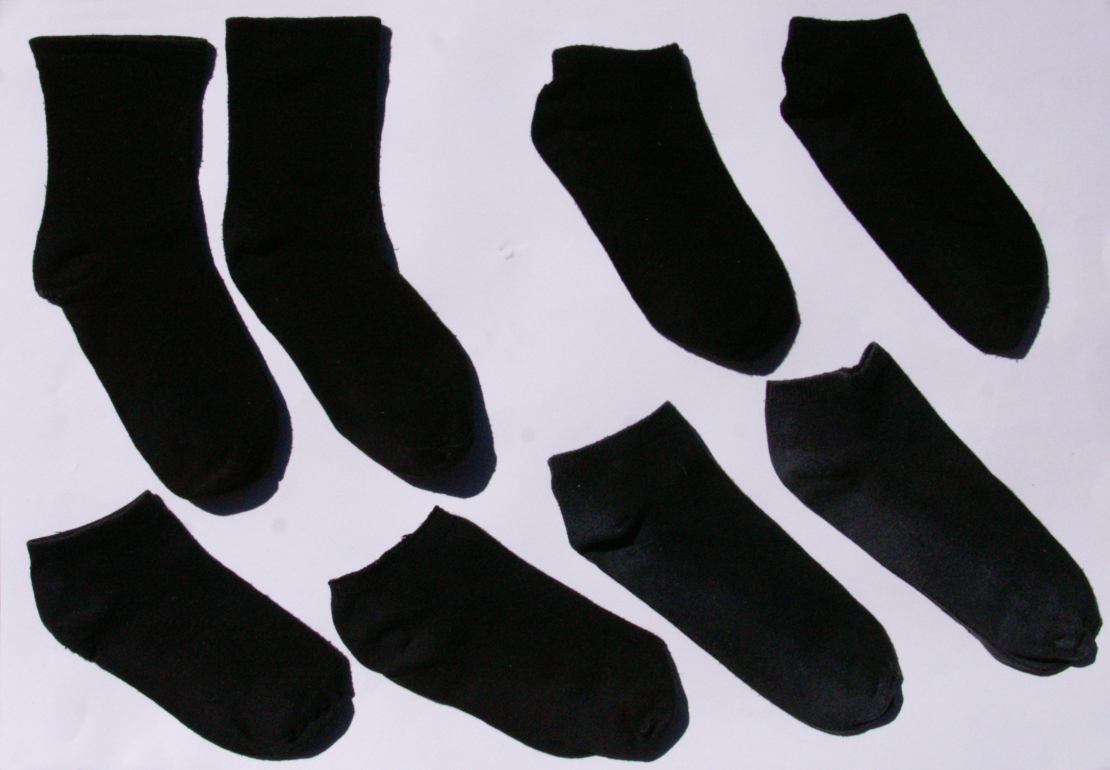
#> input picture sock-project/data/cam/0.JPG, 2219 x 1539 px, found by its file name (shown at 1/2 size)
$ jupyter execute socks.ipynb
#> lines starting #> are read from the running program, lines starting #| are printed output that depends on the picture; after the words box and inside, x2 and y2 are one past the last pixel; in counts of white or black regions, pixels touching at a corner belong together
[cell 1]
import cv2 as cv
import numpy as np
from matplotlib import pyplot as plt
from matplotlib import cm

[cell 2]
image_s = 'data/cam/0.jpg'
original = cv.imread(image_s)
#> original is the input picture: shape (1539, 2219, 3); mean B, G, R 109.8, 104.1, 105.3
#original = cv.imread('data/cam/3.jpg')

gray = cv.imread(image_s, cv.IMREAD_GRAYSCALE)
#gray = cv2.cvtColor(imgage_s, cv2.COLOR_BGR2GRAY)

[cell 3]
#Gaussian and median blur
gau = cv.GaussianBlur(gray, (5, 5), 0)
median= cv.medianBlur(gray,5)

titles = ['Original', 'Grayscale', 'Gaussian blur', 'Median blur']
arr_img = [original, gray, gau, median]

plt.figure(figsize=(8,8))
for i in range(4):
    plt.subplot(2,2,i+1)
    plt.imshow(arr_img[i],'gray')
    plt.title(titles[i])
    plt.xticks([])
    plt.yticks([])
plt.show()

Denoising - divison normalizaton

[cell 4]
#blur - division normalization
blur = cv.GaussianBlur(gray, (0,0),sigmaX=35,sigmaY=35) #,

divide = cv.divide(gray,blur,scale=255)

th_divide = cv.threshold(gau,85, 255,cv.THRESH_BINARY)[1]
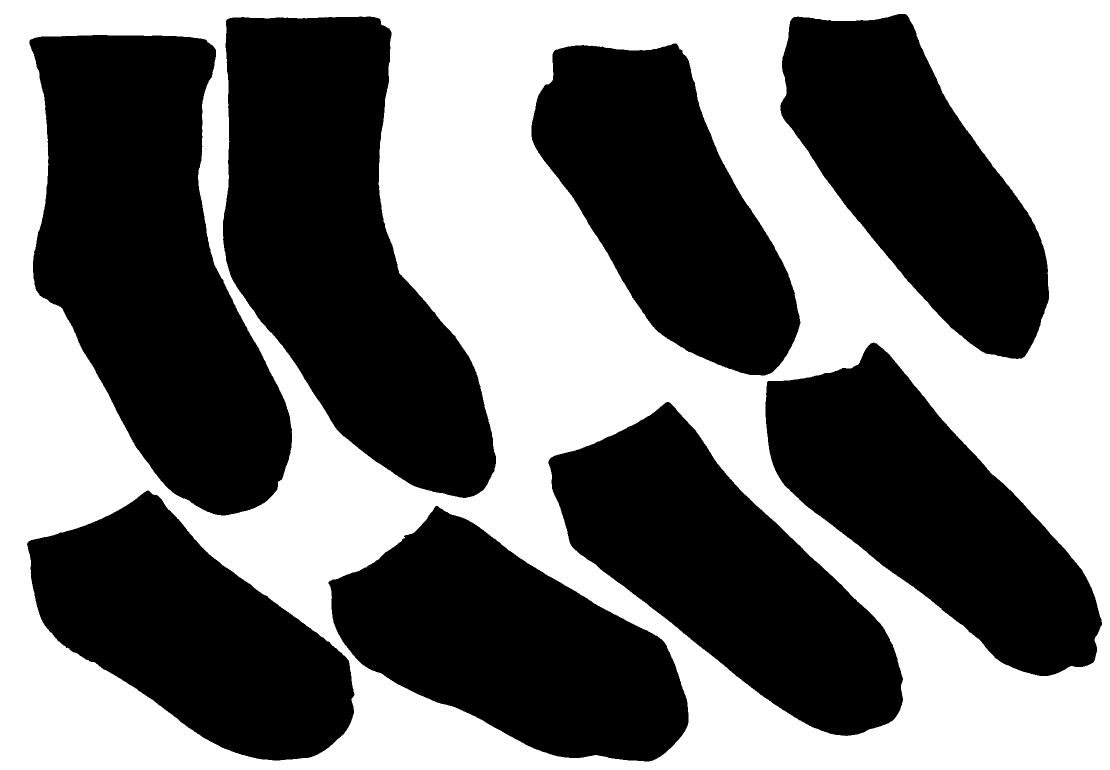
#> th_divide: shape (1539, 2219) (shown at 1/2 size); 45.9% white; 1 white region, box (x1, y1, x2, y2) and area: (0, 0, 2219, 1539) 1568595
_, th1_divide = cv.threshold(gau, 0, 255, cv.THRESH_BINARY+cv.THRESH_OTSU)
#> th1_divide: shape (1539, 2219); 45.6% white; 1 white region, box (x1, y1, x2, y2) and area: (0, 0, 2219, 1539) 1556858

#apply moprhology
kernel = cv.getStructuringElement(cv.MORPH_RECT, (5,5))
morph = cv.morphologyEx(th_divide, cv.MORPH_CLOSE, kernel)
#> morph: shape (1539, 2219); 45.9% white; 1 white region, box (x1, y1, x2, y2) and area: (0, 0, 2219, 1539) 1568709

[cell 5]
plt.figure(figsize=(5,5))
plt.imshow(morph, 'gray')

inverted_mask = cv.bitwise_not(morph)
plt.figure(figsize=(5,5))
plt.imshow(inverted_mask, 'gray')

[cell 6]
roi = cv.bitwise_and(original, original, mask=inverted_mask)
plt.imshow(roi)

Thresholding

[cell 7]
# Threshold the blurred image to get a binary image
_, th1 = cv.threshold(gau, 95, 255, cv.THRESH_BINARY)
#> th1: shape (1539, 2219); 45.8% white; 1 white region, box (x1, y1, x2, y2) and area: (0, 0, 2219, 1539) 1564181
th2 = cv.adaptiveThreshold(gau,255,cv.ADAPTIVE_THRESH_MEAN_C, cv.THRESH_BINARY, 11,2)
#> th2: shape (1539, 2219); 88.1% white; 24996 black regions (22054 under 20 px), largest, box (x1, y1, x2, y2) and area: (444, 33, 994, 997) 25345, (57, 69, 586, 1032) 24908, (1529, 683, 2205, 1353) 22531
th3 = cv.adaptiveThreshold(median, 255,cv.ADAPTIVE_THRESH_GAUSSIAN_C, cv.THRESH_BINARY, 11,2)
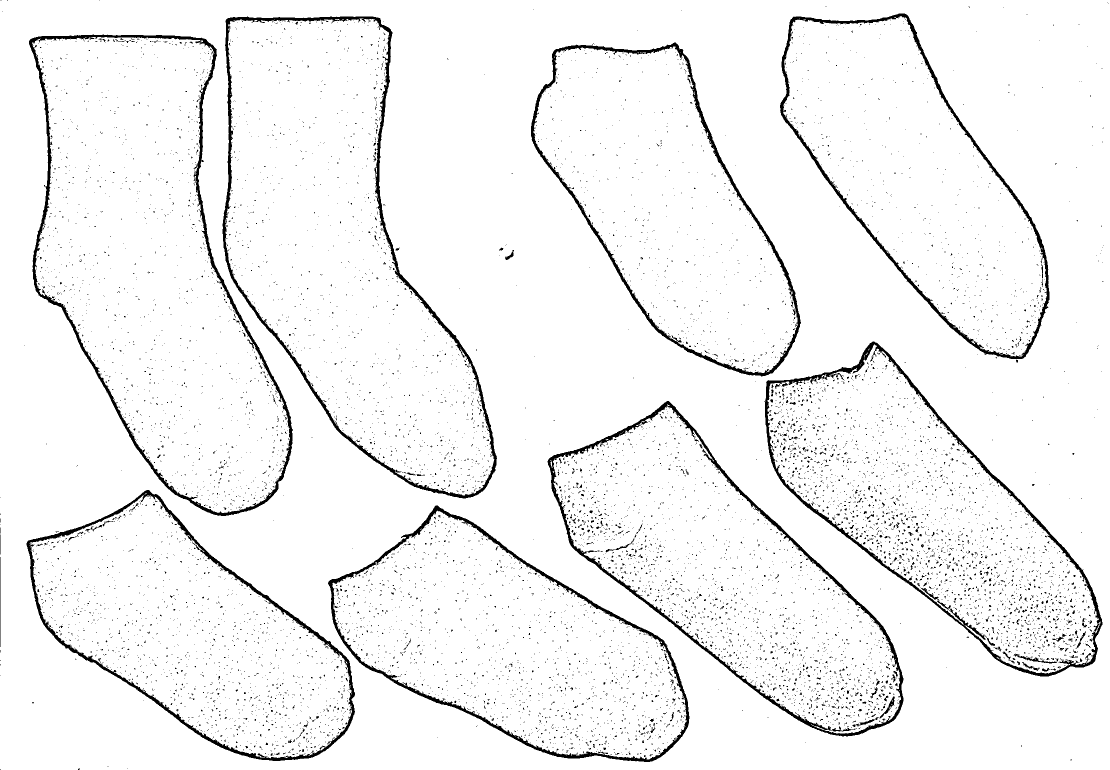
#> th3: shape (1539, 2219) (shown at 1/2 size); 95.7% white; 9718 black regions (9556 under 20 px)
ret, th_otsu = cv.threshold(gau,0,255,cv.THRESH_OTSU+cv.THRESH_BINARY)
#> ret = 113

titles2 = ['Global v=104',  'Adaptive Mean Th', 'Adaptive Gaussian Th', 'Otsu + binary']
arr_th = [ th1,th2,th3, th_otsu]

plt.figure(figsize=(8,8))
for j in range(4):
    plt.subplot(2,2,j+1)
    plt.imshow(arr_th[j],'gray')
    plt.title(titles2[j])
    plt.xticks([])
    plt.yticks([])
plt.show()

[cell 8]
#contours, hier = cv.findContours(morph, cv.RETR_EXTERNAL, cv.CHAIN_APPROX_SIMPLE)
contours, hier = cv.findContours(inverted_mask, cv.RETR_CCOMP, cv.CHAIN_APPROX_SIMPLE)
#> contours = 8 contours; box (x1, y1, x2, y2) and area: (59, 70, 584, 1031) 305842, (446, 33, 992, 996) 298455, (1097, 804, 1806, 1471) 219758, (1531, 686, 2204, 1352) 211578, (658, 1013, 1377, 1523) 210100, (1063, 87, 1600, 751) 201034, (1561, 28, 2098, 718) 197403, (55, 982, 708, 1521) 194731

contoursI = cv.drawContours(original, contours, -1, (0, 255, 0), 3)

plt.imshow(contoursI,'gray')

[cell 9]
socks_contour = []
cmap = cm.get_cmap('hsv')
out = np.zeros_like(original)
for i, contour in enumerate(contours):
    if hier[0][i][2] < 0 and cv.contourArea(contour) > 600:
        color = np.round(np.array(cmap(i*57 % 255)[:-1])*255).astype(np.uint8) # Get the color from a colormap

        # If contour has no child, draw the contour
        cv.drawContours(out, contours, i, tuple(color.tolist()), 3)
        socks_contour.append( contour)
#> this loop made 8 passes
#> color on passes 1 to 8: [255, 0, 0], [173, 255, 0], [0, 255, 163], [2, 12, 255], [255, 0, 183], [255, 177, 0], [4, 255, 8], [0, 170, 255]
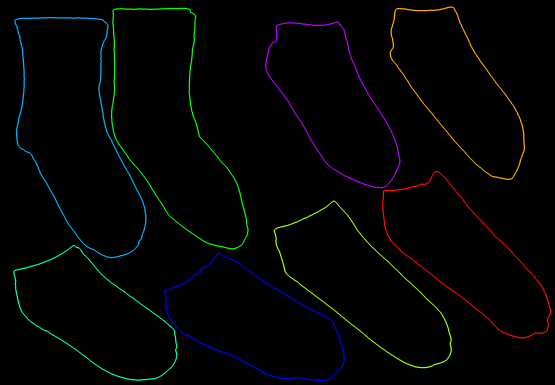
#> out: shape (1539, 2219, 3) (shown at 1/4 size); mean of channels 0, 1, 2 2.6, 3.2, 2.2; drawn as B, G, R
#> after the loop, socks_contour has the same summary as contours


cv.imwrite('out.png', out)  # Save the result.
plt.imshow(out)

[cell 10]
centroids = []

# Loop through all contours to compute centroids
for contour in socks_contour:

    M = cv.moments(contour)

    # Compute the centroid of the contour
    if M["m00"] != 0:
        cX = int(M["m10"] / M["m00"])
        cY = int(M["m01"] / M["m00"])
    else:
        cX, cY = 0, 0

    centroids.append((cX, cY))
#> this loop made 8 passes
#> (cX, cY) on passes 1 to 8: (1020, 1291), (382, 1268), (1452, 1148), (1861, 1023), (1331, 406), (305, 532), (682, 499), (1832, 353)
#> after the loop, centroids = [(1020, 1291), (382, 1268), (1452, 1148), (1861, 1023), (1331, 406), (305, 532), (682, 499), (1832, 353)]


for centroid in centroids:
    cv.circle(original, centroid, 5, (255, 0, 0), -1)
#> this loop made 8 passes
#> original: shape (1539, 2219, 3); mean B, G, R 108, 108, 103.6

plt.imshow(original)

[cell 11]
len(centroids)
#> Out = 8

[cell 12]
paired = []
unpaired = []


matched_indices = []
shape_matching_threshold = 0.4


for i in range(len(centroids)):
    # Skip contour if it's already matched
    if i in matched_indices:
        continue

    for j in range(i + 1, len(centroids)):
        # Skip contour if it's already matched
        if j in matched_indices:
            continue

        # Compute shape similarity
        similarity = cv.matchShapes(socks_contour[i], socks_contour[j], cv.CONTOURS_MATCH_I1, 0.0)

        # If the shapes are similar, consider them as a pair
        if similarity < shape_matching_threshold:
            paired.append((centroids[i], centroids[j]))
            # Add indices to matched_indices
            matched_indices.extend([i, j])
#> this loop made 8 passes
#> after the loop, matched_indices = [0, 1, 0, 2, 0, 3, 0, 4, 0, 7, 5, 6]; paired = [((1020, 1291), (382, 1268)), ((1020, 1291), (1452, 1148)), ((1020, 1291), (1861, 1023)), ((1020, 1291), (1331, 406)), ((1020, 1291), (1832, 353)), ((305, 532), (682, 499))]

# Loop through all centroids to find unpaired ones
for idx, centroid in enumerate(centroids):
    if idx not in matched_indices:
        unpaired.append(centroid)
#> after the loop, unpaired = []


print("Paired centroids:", paired)
#| Paired centroids: [((1020, 1291), (382, 1268)), ((1020, 1291), (1452, 1148)), ((1020, 1291), (1861, 1023)), ((1020, 1291), (1331, 406)), ((1020, 1291), (1832, 353)), ((305, 532), (682, 499))]
print("Unpaired centroids:", unpaired)
#| Unpaired centroids: []

[cell 13]
i=0
for pair in paired:

    x, y = pair[0]
    z, v = pair[1]

    cv.putText(original, f'({i})', (x,y), cv.FONT_HERSHEY_SIMPLEX, 2, (255, 255, 255), 3, cv.LINE_AA)
    cv.putText(original, f'({i})', (z,v), cv.FONT_HERSHEY_SIMPLEX, 2, (255, 255, 255), 3, cv.LINE_AA)
    i+=1
#> this loop made 6 passes
#> (x, y, z, v) on passes 1 to 6: (1020, 1291, 382, 1268), (1020, 1291, 1452, 1148), (1020, 1291, 1861, 1023), (1020, 1291, 1331, 406), (1020, 1291, 1832, 353), (305, 532, 682, 499)
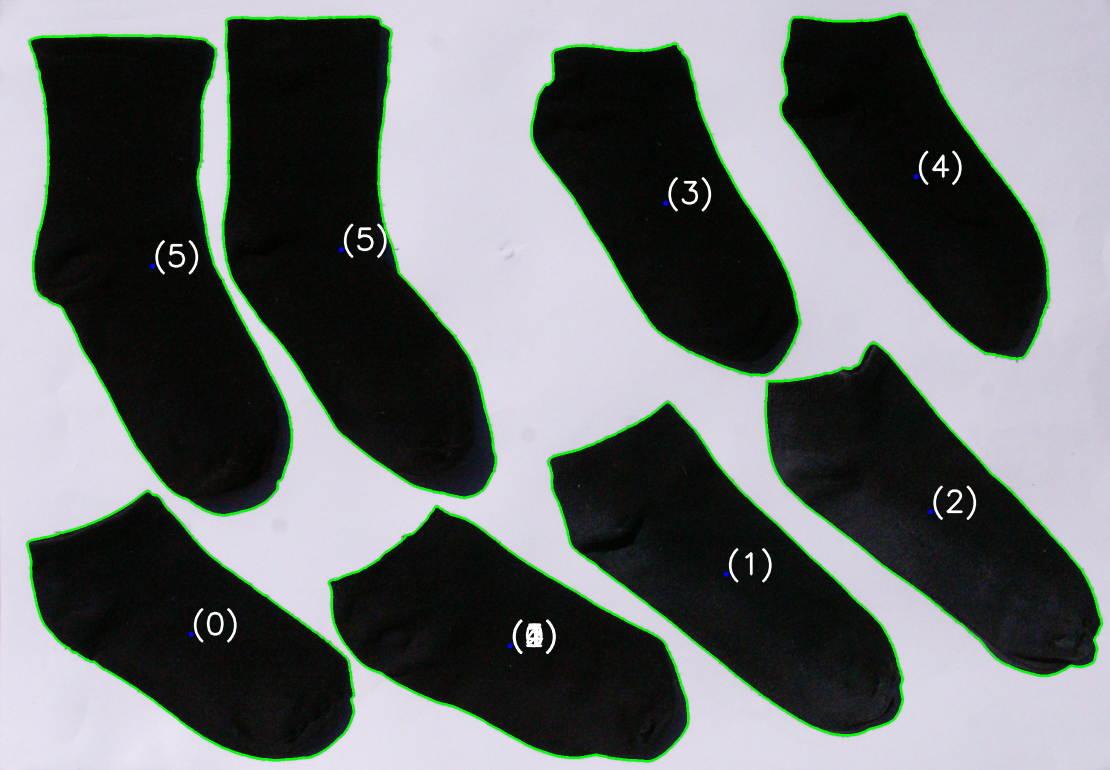
#> original: shape (1539, 2219, 3) (shown at 1/2 size); mean B, G, R 108.9, 108.9, 104.5
#> after the loop, i = 6

for unpair in unpaired:

    x, y = unpair
    cv.putText(original, f'(x)', (x,y), cv.FONT_HERSHEY_SIMPLEX, 2, (255, 100, 250), 3, cv.LINE_AA)
#> this loop made 0 passes

plt.imshow(original)

$ run again, with sock-project/data/cam/16.JPG copied over sock-project/data/cam/0.JPG
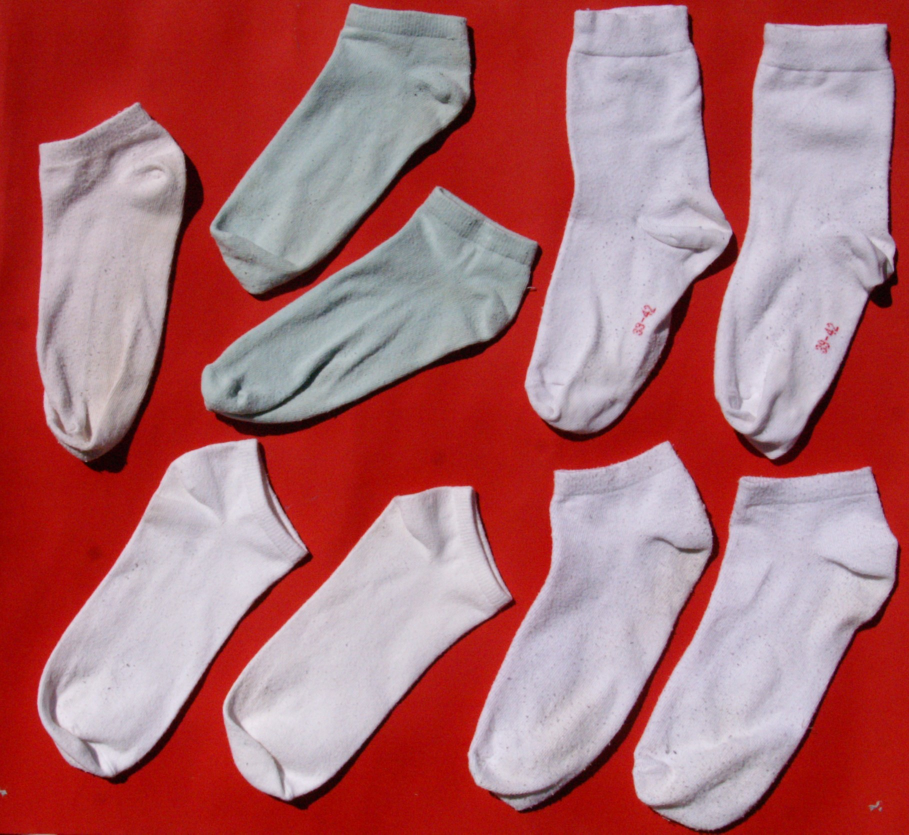
#> input picture sock-project/data/cam/16.JPG, 1818 x 1669 px, found by its file name (shown at 1/2 size)
#> original is the input picture: shape (1669, 1818, 3); mean B, G, R 111.3, 106.8, 173.4
#> th_divide: shape (1669, 1818); 55.9% white; 25 black regions (13 under 20 px), largest, box (x1, y1, x2, y2) and area: (0, 0, 1818, 1669) 1335702, (462, 762, 482, 793) 292, (1357, 1097, 1402, 1105) 257
#> th1_divide: shape (1669, 1818); 53.8% white; 112 black regions (60 under 20 px), largest, box (x1, y1, x2, y2) and area: (0, 0, 1818, 1669) 1380220, (607, 160, 698, 243) 2011, (206, 267, 320, 336) 1609
#> morph: shape (1669, 1818); 56% white; 8 black regions, largest, box (x1, y1, x2, y2) and area: (0, 0, 1818, 1669) 1334498, (1064, 1570, 1110, 1590) 359, (465, 763, 482, 792) 282
#> th1: shape (1669, 1818); 55.5% white; 43 black regions (22 under 20 px), largest, box (x1, y1, x2, y2) and area: (0, 0, 1818, 1669) 1348089, (459, 760, 483, 794) 401, (701, 693, 762, 741) 343
#> th2: shape (1669, 1818); 76.6% white; 27415 black regions (19640 under 20 px), largest, box (x1, y1, x2, y2) and area: (1037, 0, 1803, 933) 46902, (66, 359, 1085, 1569) 37612, (923, 875, 1440, 1627) 20157
#> th3: shape (1669, 1818); 89.2% white; 25242 black regions (23479 under 20 px)
#> ret = 122
#> contours = 20 contours, 2 with area under 20; largest, box (x1, y1, x2, y2) and area: (0, 0, 1818, 1669) 3030530, (1046, 7, 1467, 864) 224477, (1424, 43, 1793, 920) 222748, (1261, 931, 1798, 1661) 219574, (932, 879, 1427, 1622) 197738
#> the loop `for i, contour in enumerate(contours):` made 20 passes
#> color on passes 11, 12, 13, 14, 16, 17, 18, 19: [156, 255, 0], [0, 255, 181], [8, 0, 255], [255, 0, 166], [0, 255, 22], [0, 152, 255], [185, 0, 255], [255, 35, 0]
#> after the loop `for i, contour in enumerate(contours):`:
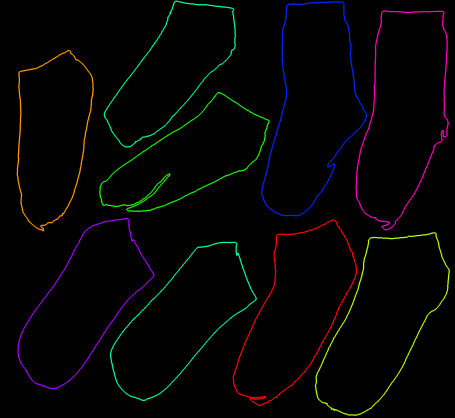
#> out: shape (1669, 1818, 3) (shown at 1/4 size); mean of channels 0, 1, 2 3, 3.4, 3.5; drawn as B, G, R
#> after the loop `for i, contour in enumerate(contours):`: socks_contour = 9 contours; largest, box (x1, y1, x2, y2) and area: (1046, 7, 1467, 864) 224477, (1424, 43, 1793, 920) 222748, (1261, 931, 1798, 1661) 219574, (932, 879, 1427, 1622) 197738, (71, 874, 616, 1555) 187252
#> the loop `for contour in socks_contour: ` made 9 passes
#> (cX, cY) on passes 1 to 8: (722, 1282), (1530, 1284), (1183, 1243), (330, 1214), (756, 630), (208, 542), (1612, 448), (1247, 425)
#> after the loop `for contour in socks_contour:`: centroids = [(722, 1282), (1530, 1284), (1183, 1243), (330, 1214), (756, 630), (208, 542), (1612, 448), (1247, 425), (687, 280)]
#> the loop `for centroid in centroids:` made 9 passes
#> Out = 9
#> the loop `for i in range(len(centroids)): # Skip contour if it's already matched` made 9 passes
#> after the loop `for i in range(len(centroids)):`: matched_indices = [0, 1, 0, 2, 0, 3, 0, 4, 0, 5, 0, 6, 0, 8]; paired = [((722, 1282), (1530, 1284)), ((722, 1282), (1183, 1243)), ((722, 1282), (330, 1214)), ((722, 1282), (756, 630)), ((722, 1282), (208, 542)), ((722, 1282), (1612, 448)), ((722, 1282), (687, 280))]
#> the loop `for idx, centroid in enumerate(centroids):` made 9 passes
#> after the loop `for idx, centroid in enumerate(centroids):`: unpaired = [(1247, 425)]
#| Paired centroids: [((722, 1282), (1530, 1284)), ((722, 1282), (1183, 1243)), ((722, 1282), (330, 1214)), ((722, 1282), (756, 630)), ((722, 1282), (208, 542)), ((722, 1282), (1612, 448)), ((722, 1282), (687, 280))]
#| Unpaired centroids: [(1247, 425)]
#> the loop `for pair in paired: ` made 7 passes
#> (pair, z, v) on passes 1 to 7: (((722, 1282), (1530, 1284)), 1530, 1284), (((722, 1282), (1183, 1243)), 1183, 1243), (((722, 1282), (330, 1214)), 330, 1214), (((722, 1282), (756, 630)), 756, 630), (((722, 1282), (208, 542)), 208, 542), (((722, 1282), (1612, 448)), 1612, 448), (((722, 1282), (687, 280)), 687, 280)
#> after the loop `for pair in paired:`:
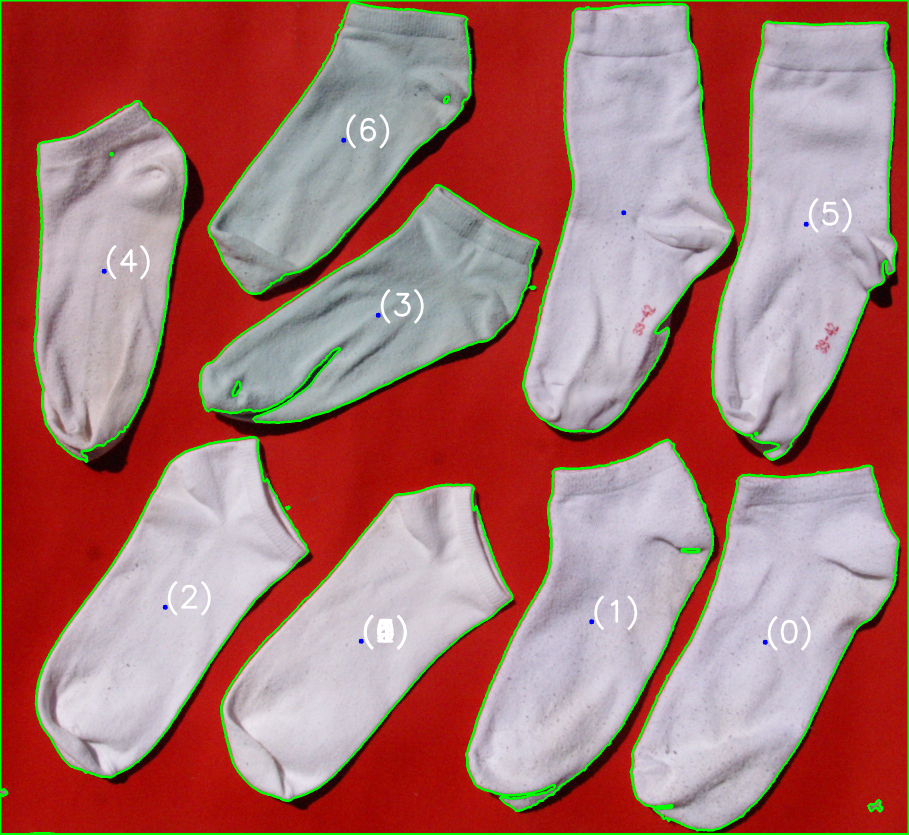
#> original: shape (1669, 1818, 3) (shown at 1/2 size); mean B, G, R 109.8, 114.3, 168.6
#> after the loop `for pair in paired:`: i = 7
#> the loop `for unpair in unpaired: ` made 1 pass
